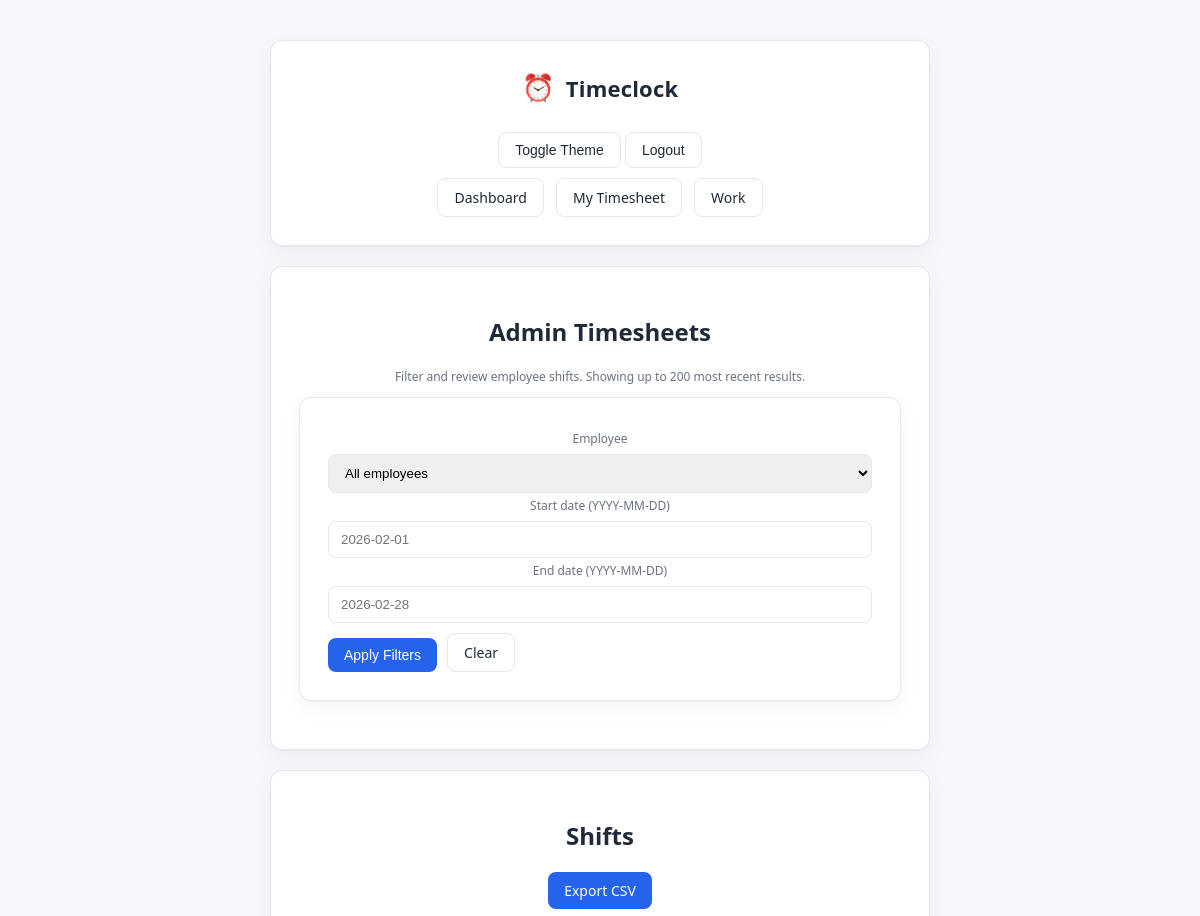
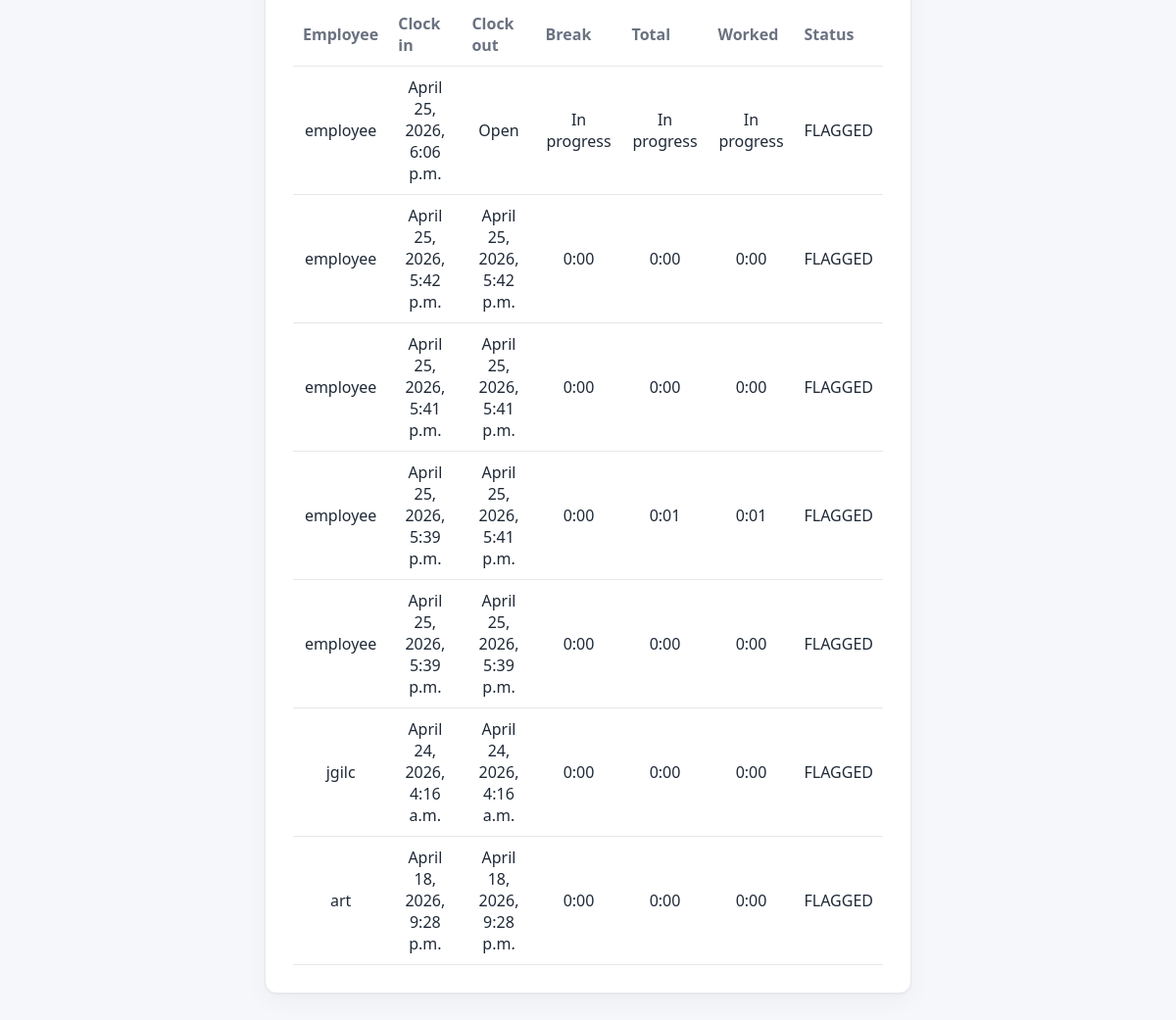
Screenshot of /portal/timesheets/ (signed in) with the database file from the repository (2 pictures, top to bottom).
### core/models.py (models this page shows, shortened)
class WorkShift(models.Model):
    class Status(models.TextChoices):
        OPEN = "OPEN", "Open"
        CLOSED = "CLOSED", "Closed"
        EDITED = "EDITED", "Edited"
        FLAGGED = "FLAGGED", "Flagged"
    employee = models.ForeignKey(settings.AUTH_USER_MODEL, on_delete=models.CASCADE)
    scheduled_shift = models.ForeignKey(
        ScheduledShift,
        null=True,
        blank=True,
        on_delete=models.SET_NULL,
    )
    clock_in = models.DateTimeField()
    clock_out = models.DateTimeField(null=True, blank=True)
    status = models.CharField(max_length=10, choices=Status.choices, default=Status.OPEN)
    created_at = models.DateTimeField(auto_now_add=True)
    edited_by = models.ForeignKey(
        settings.AUTH_USER_MODEL,
        null=True,
        blank=True,
        on_delete=models.SET_NULL,
        related_name="edited_workshifts",
    )
    edit_reason = models.CharField(max_length=255, blank=True)
    def total_seconds(self) -> int:
        if not self.clock_out:
            return 0
        return int((self.clock_out - self.clock_in).total_seconds())
    def break_seconds(self) -> int:
        total = 0
        for b in self.meal_breaks.all():
            if b.end_time:
                total += int((b.end_time - b.start_time).total_seconds())
        return total
    def worked_seconds(self) -> int:
        total = self.total_seconds()
        if total <= 0:
            return 0
        return max(0, total - self.break_seconds())
    def fmt_hhmm(self, seconds: int) -> str:
        td = timedelta(seconds=int(seconds))
        total_minutes = int(td.total_seconds() // 60)
        hours = total_minutes // 60
        minutes = total_minutes % 60
        return f"{hours}:{minutes:02d}"
    def total_hhmm(self) -> str:
        return self.fmt_hhmm(self.total_seconds())
    def breaks_hhmm(self) -> str:
        return self.fmt_hhmm(self.break_seconds())
    def worked_hhmm(self) -> str:
        return self.fmt_hhmm(self.worked_seconds())

class MealBreak(models.Model):
    shift = models.ForeignKey(
        WorkShift,
        on_delete=models.CASCADE,
        related_name="meal_breaks",
    )
    start_time = models.DateTimeField()
    end_time = models.DateTimeField(null=True, blank=True)
    created_at = models.DateTimeField(auto_now_add=True)

### core/permissions.py (the view)
    def _wrapped(request, *args, **kwargs):
        if not request.user.is_authenticated:
            raise PermissionDenied
        is_admin_group = request.user.groups.filter(name="Admin").exists()
        if not (request.user.is_superuser or is_admin_group):
            raise PermissionDenied
        return view_func(request, *args, **kwargs)

### core/permissions.py (called while the page is built)
def portal_admin_required(view_func):
    def _wrapped(request, *args, **kwargs):
        if not request.user.is_authenticated:
            raise PermissionDenied
        is_admin_group = request.user.groups.filter(name="Admin").exists()
        if not (request.user.is_superuser or is_admin_group):
            raise PermissionDenied
        return view_func(request, *args, **kwargs)
    return _wrapped

### core/templatetags/group_tags.py (called while the page is built)
@register.filter
def in_group(user, group_name: str) -> bool:
    if user and getattr(user, 'is_superuser', False):
        return True
    if not user or not hasattr(user, "groups"):
        return False
    return user.groups.filter(name=group_name).exists()

### core/templates/core/admin_timesheets.html (shortened to what this page needs)
{% extends "core/base.html" %}
{% block content %}
  <div class="card">
    <h2>Admin Timesheets</h2>
    <p class="small">Filter and review employee shifts. Showing up to 200 most recent results.</p>
    <form method="get" class="card" style="margin-top:12px;">
      <div class="formgrid">
        <div>
          <label>Employee</label>
          <select name="employee_id">
            <option value="">All employees</option>
          </select>
        </div>
        <div>
          <label>Start date (YYYY-MM-DD)</label>
          <input type="text" name="start" value="{{ start }}" placeholder="2026-02-01" />
        </div>
        <div>
          <label>End date (YYYY-MM-DD)</label>
          <input type="text" name="end" value="{{ end }}" placeholder="2026-02-28" />
        </div>
        <div style="display:flex; align-items:end; gap:10px;">
          <button class="btn primary" type="submit">Apply Filters</button>
          <a class="btn ghost" href="{% url 'admin_timesheets' %}">Clear</a>
        </div>
      </div>
    </form>
  </div>
  <div class="card">
    <h2>Shifts</h2>
<div class="row" style="margin-bottom:10px;">
  <a class="btn primary" href="{% url 'export_timesheets' %}">
    Export CSV
  </a>
</div>
    <table>
      <thead>
        <tr>
          <th>Employee</th>
          <th>Clock in</th>
          <th>Clock out</th>
          <th>Break</th>
          <th>Total</th>
          <th>Worked</th>
          <th>Status</th>
        </tr>
      </thead>
      <tbody>
        {% for s in shifts %}
          <tr>
            <td>{{ s.employee.username }}</td>
            <td>{{ s.clock_in }}</td>
            <td>{% if s.clock_out %}{{ s.clock_out }}{% else %}Open{% endif %}</td>
            <td>
              {% if s.clock_out %}
                {{ s.breaks_hhmm }}
              {% else %}
                In progress
              {% endif %}
            </td>
            <td>
              {% if s.clock_out %}
                {{ s.total_hhmm }}
              {% else %}
                In progress
              {% endif %}
            </td>
            <td>
              {% if s.clock_out %}
                {{ s.worked_hhmm }}
              {% else %}
                In progress
              {% endif %}
            </td>
            <td>{{ s.status }}</td>
          </tr>
        {% empty %}
          <tr><td colspan="7">No shifts found for current filters.</td></tr>
        {% endfor %}
      </tbody>
    </table>
  </div>
{% endblock %}

### core/static/css/style.css (style rules this page uses)
:root { --bg:#f5f7fb; --card:#ffffff; --text:#1f2937; --muted:#6b7280; --border:#e5e7eb; --primary:#2563eb; --primary-hover:#1d4ed8; --success:#22c55e; --danger:#ef4444; }
a { color:var(--text) }
* { box-sizing:border-box; }
body { margin:0; min-height:100vh; color:var(--text); font-family:system-ui,-apple-system,Segoe UI,Roboto,Arial,sans-serif; text-align:center; }
.card { background:var(--card); border:1px solid var(--border); border-radius:12px; padding:28px; margin-bottom:20px; box-shadow: 0 1px 2px rgba(0,0,0,0.04), 0 8px 24px rgba(0,0,0,0.04); }
.btn { border:1px solid var(--border); background:var(--card); padding:9px 16px; border-radius:8px; cursor:pointer; text-decoration:none; font-size:14px; font-weight:500; color:var(--text); transition:all .15s ease; }
.btn.primary { background:var(--primary); color:white; border:none; }
form { margin:0; }
button, input[type="submit"] { margin-top:15px; }
input,select,textarea { width:100%; padding:10px 12px; border:1px solid var(--border); border-radius:8px; margin-top:6px; transition:border .15s ease, box-shadow .15s ease; }
label { font-size:12px; color:var(--muted); }
table { width:100%; border-collapse:collapse; }
th,td { padding:10px; border-bottom:1px solid var(--border); }
th { color:var(--muted); text-align:left; }
.row { display:flex; justify-content:center; gap:10px; margin-top:15px; }
.small { font-size:12px; color:var(--muted); margin-top:10px; }
body { background-color: var(--bg); transition: background-color 0.25s ease, color 0.25s ease; }
.card { transition: background-color 0.25s ease, border-color 0.25s ease; }
a.btn.ghost { color: var(--text) !important; background: var(--card) !important; }

### rows the page displays
WorkShift: employee.username "employee", clock_in "April 25, 2026, 6:06 p.m.", shows "Open", shows "In progress", status "FLAGGED"
WorkShift: employee.username "employee", clock_in "April 25, 2026, 5:42 p.m.", clock_out "April 25, 2026, 5:42 p.m.", breaks_hhmm "0:00", total_hhmm "0:00", worked_hhmm "0:00", status "FLAGGED"
WorkShift: employee.username "employee", clock_in "April 25, 2026, 5:41 p.m.", clock_out "April 25, 2026, 5:41 p.m.", breaks_hhmm "0:00", total_hhmm "0:00", worked_hhmm "0:00", status "FLAGGED"
WorkShift: employee.username "employee", clock_in "April 25, 2026, 5:39 p.m.", clock_out "April 25, 2026, 5:41 p.m.", breaks_hhmm "0:00", total_hhmm "0:01", worked_hhmm "0:01", status "FLAGGED"
WorkShift: employee.username "employee", clock_in "April 25, 2026, 5:39 p.m.", clock_out "April 25, 2026, 5:39 p.m.", breaks_hhmm "0:00", total_hhmm "0:00", worked_hhmm "0:00", status "FLAGGED"
WorkShift: employee.username "jgilc", clock_in "April 24, 2026, 4:16 a.m.", clock_out "April 24, 2026, 4:16 a.m.", breaks_hhmm "0:00", total_hhmm "0:00", worked_hhmm "0:00", status "FLAGGED"
WorkShift: employee.username "art", clock_in "April 18, 2026, 9:28 p.m.", clock_out "April 18, 2026, 9:28 p.m.", breaks_hhmm "0:00", total_hhmm "0:00", worked_hhmm "0:00", status "FLAGGED"
